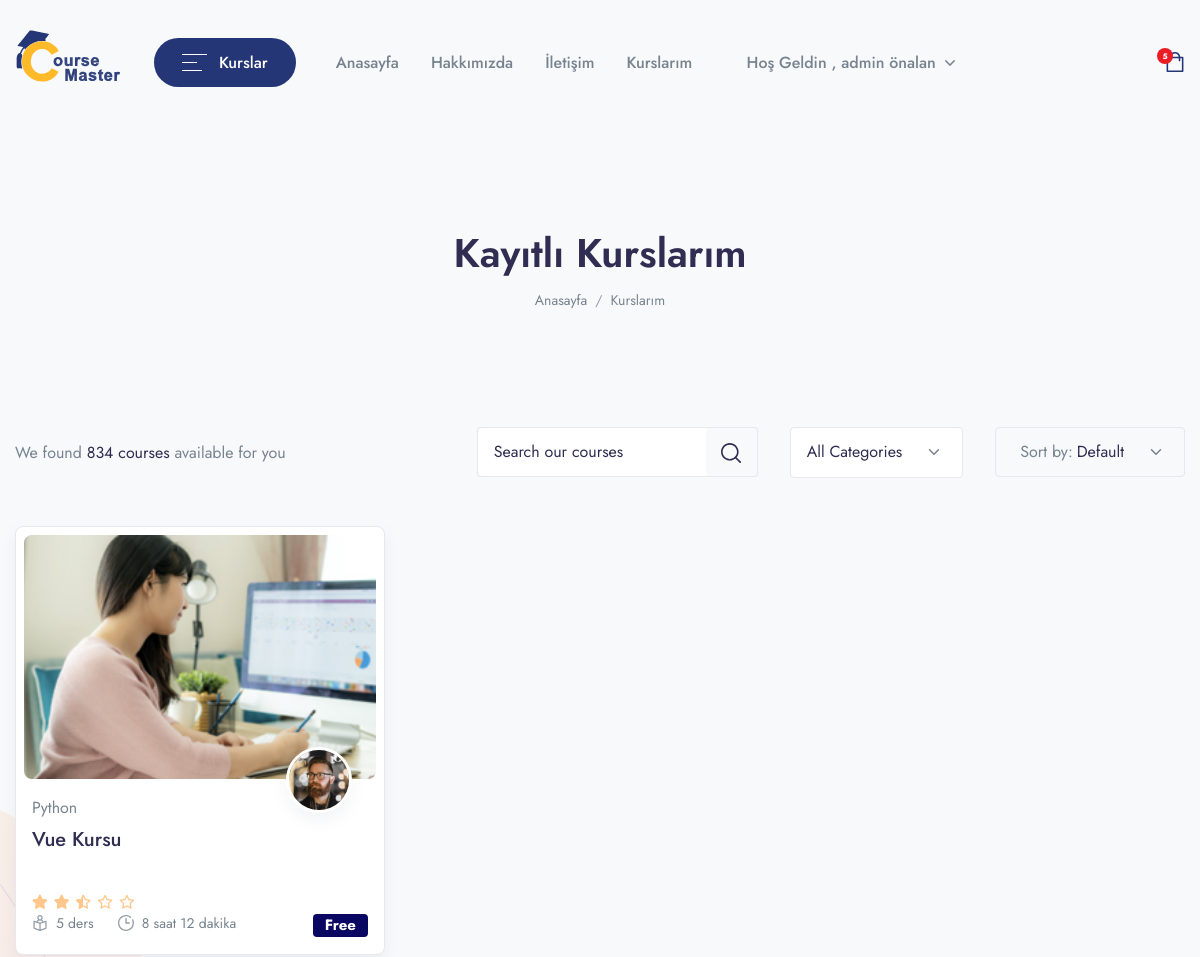
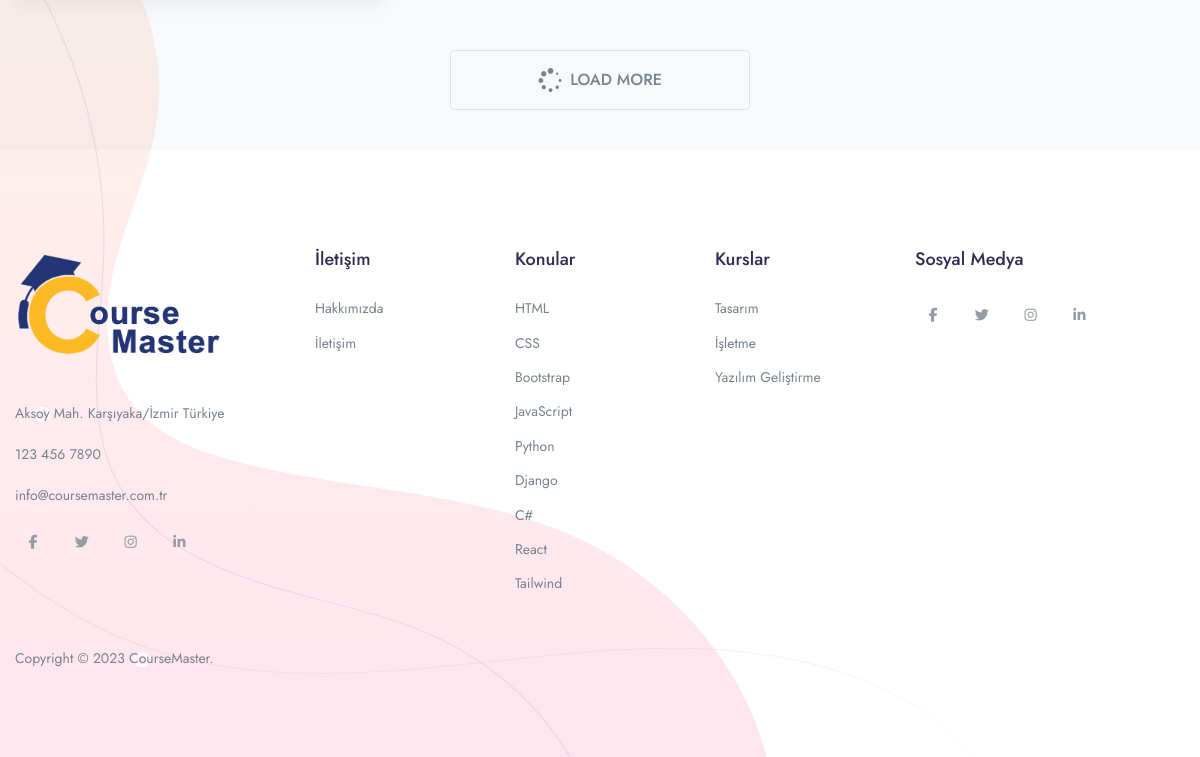
/my-course (signed in), run on an earlier commit of the app's database (2 pictures, top to bottom).
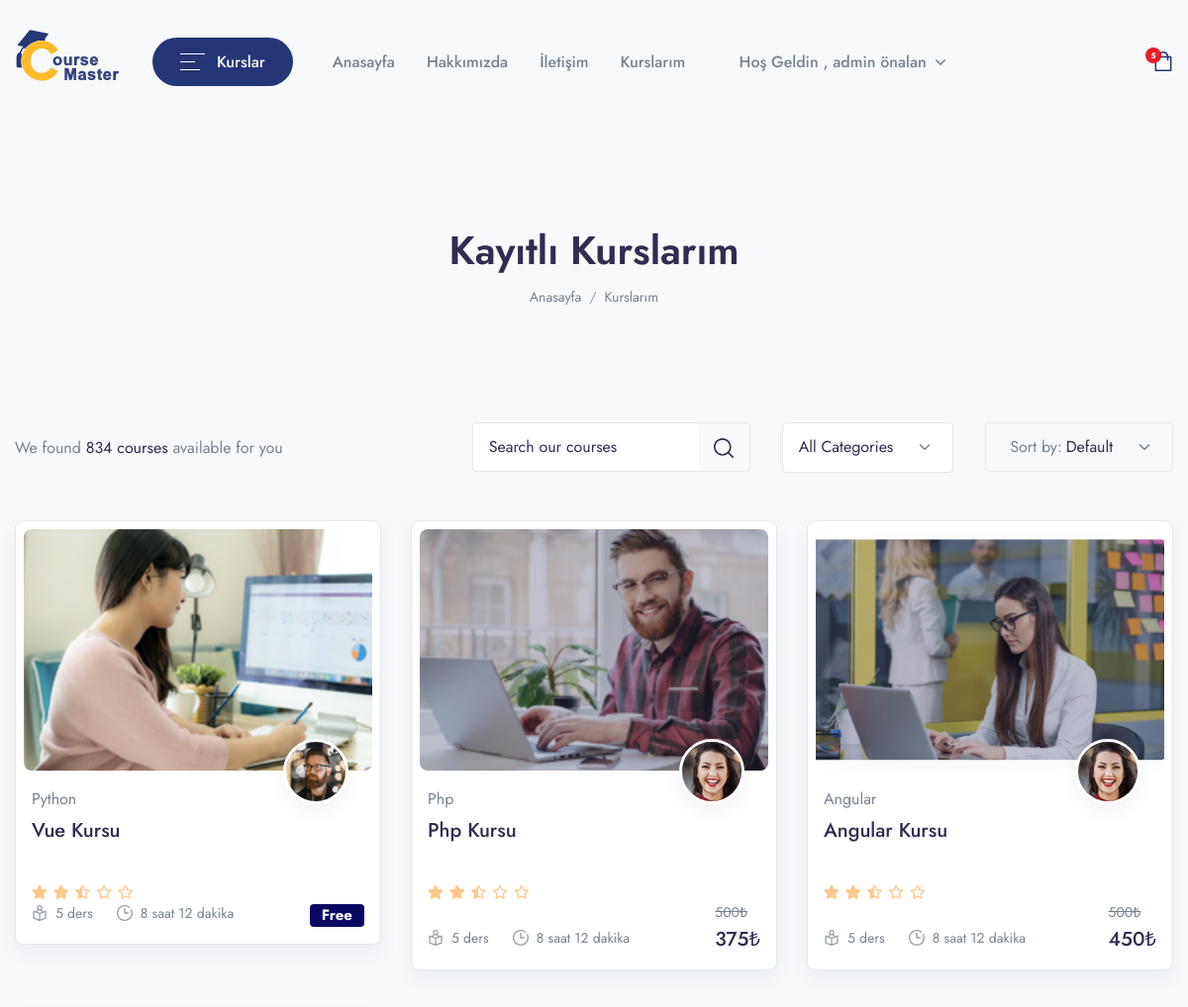
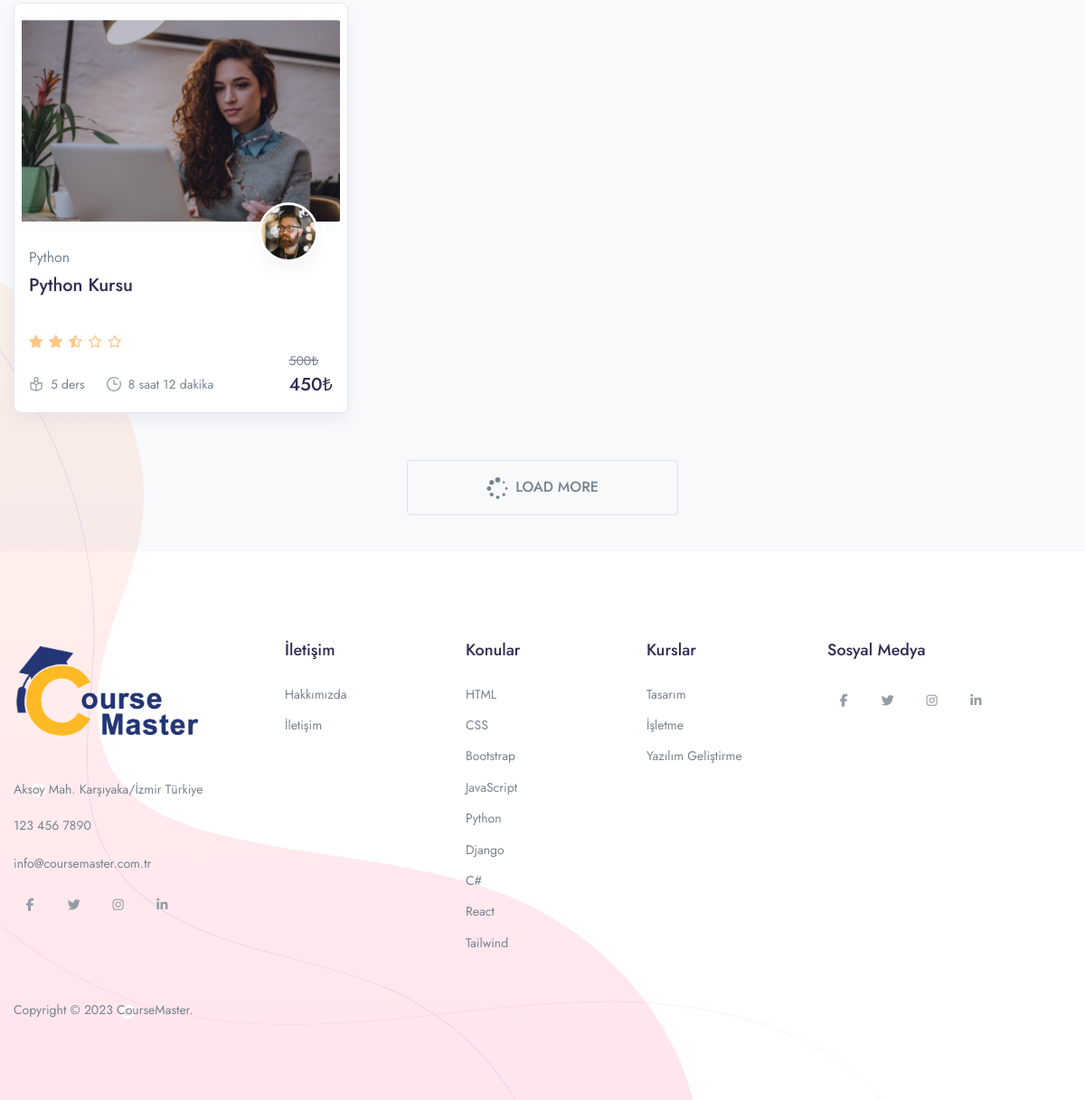
And on a later commit of the database (2 pictures, top to bottom).
### app/models.py (models this page shows, shortened)
class UserCource(models.Model):
    user=models.ForeignKey(User,on_delete=models.CASCADE)
    course=models.ForeignKey(Course,on_delete=models.CASCADE)
    paid=models.BooleanField(default=0)
    date=models.DateTimeField(auto_now_add=True)

class Course(models.Model):
    STATUS = (
        ('PUBLISH','PUBLISH'),
        ('DRAFT','DRAFT'),
    )
    featured_image = models.ImageField(upload_to="Media/featured_img",null=True)
    featured_video = models.CharField(max_length = 300, null=True)
    title = models.CharField(max_length=500)
    created_at = models.DateField(auto_now_add=True)
    author = models.ForeignKey(Author,on_delete=models.CASCADE,null=True)
    category =models.ForeignKey(Categories,on_delete=models.CASCADE)
    level=models.ForeignKey(Level,on_delete=models.CASCADE,null=True)
    description = models.TextField()
    price = models.IntegerField(null=True,default=0)
    discount = models.IntegerField(null=True)
    language=models.ForeignKey(Language,on_delete=models.CASCADE,null=True)
    Deadline=models.CharField(max_length=100,null=True)
    slug = models.SlugField(default='',max_length=500,null=True,blank=True)
    status=models.CharField(choices=STATUS,max_length=100,null=True)
    Certificate=models.CharField(null=True,max_length=100)

class Author(models.Model):
    author_profile = models.ImageField(upload_to="Media/author")
    name = models.CharField(max_length=100, null=True)
    about_author = models.TextField()

class Categories(models.Model):
    icon = models.CharField(max_length=200,null=True)
    name = models.CharField(max_length=200)

### CourseMasterApp/views.py (the view)
# urls.py: path('my-course',views.MY_COURSE,name='my_course'),
def MY_COURSE(request):
    course = UserCource.objects.filter(user = request.user)
    context = {
        'course': course
    }
    return render(request, 'course/my-course.html',context)

### templates/course/my-course.html (shortened to what this page needs)
{% extends 'base.html' %} {% block title %}Benim Kurslarım {% endblock %}
{% load course_tags %}
{%block content %}
<header class="py-8 py-md-11" style="background-image: none">
  <div class="container text-center py-xl-2">
    <h1 class="display-4 fw-semi-bold mb-0">Kayıtlı Kurslarım</h1>
    <nav aria-label="breadcrumb">
      <ol class="breadcrumb breadcrumb-scroll justify-content-center">
        <li class="breadcrumb-item">
          <a class="text-gray-800" href="{% url 'home' %}"> Anasayfa </a>
        </li>
        <li class="breadcrumb-item text-gray-800 active" aria-current="page">
          Kurslarım
        </li>
      </ol>
    </nav>
  </div>
</header>
<div class="container mb-6 mb-xl-8 z-index-2">
  <div class="d-xl-flex align-items-center">
    <p class="mb-xl-0">
      We found <span class="text-dark">834 courses</span> available for you
    </p>
    <div class="ms-xl-auto d-xl-flex flex-wrap">
      <div class="mb-4 mb-xl-0 ms-xl-6">
        <form class="">
          <div class="input-group input-group-filter">
            <input
              class="form-control form-control-sm placeholder-dark border-end-0 shadow-none"
              type="search"
              placeholder="Search our courses"
              aria-label="Search"
            />
            <div class="input-group-append">
              <button
                class="btn btn-sm btn-outline-white border-start-0 text-dark bg-transparent"
                type="submit"
              >
              </button>
            </div>
          </div>
        </form>
      </div>
      <div class="mb-4 mb-xl-0 ms-xl-6">
        <select
          class="form-select form-select-sm text-dark shadow-none dropdown-menu-end"
          data-choices
        >
          <option>All Categories</option>
        </select>
      </div>
      <div class="mb-4 mb-xl-0 ms-xl-6">
        <div
          class="border rounded d-flex align-items-center choices-label h-50p"
        >
          <span class="ps-5">Sort by:</span>
          <select
            class="form-select form-select-sm text-dark border-0 ps-1 bg-transparent flex-grow-1 shadow-none dropdown-menu-end"
            data-choices
          >
            <option>Default</option>
          </select>
        </div>
      </div>
    </div>
  </div>
</div>
<div class="container pb-4 pb-xl-7">
  <div class="row row-cols-md-2 row-cols-xl-3 mb-6 mb-xl-3">
    {% for i in course %}
    <div
      class="col-md pb-4 pb-md-7"
    >
      <div class="card border shadow p-2 rounded-lg sk-fade">
        <div class="card-zoom position-relative">
          <a
            href="{{i.get_absolute_url}}"
            class="card-img sk-thumbnail img-ratio-9 d-block"
          >
            <img
              class="rounded shadow-light-lg"
              src="{{i.course.featured_image}}"
              alt="..."
            />
          </a>
        </div>
        <div class="card-footer px-2 pb-2 mb-1 pt-4 position-relative">
          <a href="{{i.get_absolute_url}}" class="d-block">
            <div
              class="avatar avatar-xl badge-float position-absolute top-0 right-0 mt-n6 me-5 rounded-circle shadow border border-white border-w-lg"
            >
              <img
                src="{{i.course.author.author_profile}}"
                alt="..."
                class="avatar-img rounded-circle"
              />
            </div>
          </a>
          <a href="course-single-v5.html"
            ><span class="mb-1 d-inline-block text-gray-800"
              >{{i.course.category.name}}</span
            ></a
          >
          <div class="position-relative">
            <a href="{{i.get_absolute_url}}" class="d-block stretched-link">
              <h4
                class="line-clamp-2 h-md-48 h-lg-58 me-md-6 me-lg-10 me-xl-4 mb-2"
              >
                {{i.course.title}}
              </h4>
            </a>
            <div class="d-lg-flex align-items-end flex-wrap mb-n1">
              <div class="star-rating mb-2 mb-lg-0 me-lg-3">
                <div class="rating" style="width: 50%"></div>
              </div>
            </div>
            <div class="row mx-n2 align-items-end">
              <div class="col px-2">
                <ul class="nav mx-n3">
                  <li class="nav-item px-3">
                    <div class="d-flex align-items-center">
                      <div class="me-2 d-flex icon-uxs text-secondary">
                      </div>
                      <div class="font-size-sm">5 ders</div>
                    </div>
                  </li>
                  <li class="nav-item px-3">
                    <div class="d-flex align-items-center">
                      <div class="me-2 d-flex icon-uxs text-secondary">
                      </div>
                      <div class="font-size-sm">8 saat 12 dakika</div>
                    </div>
                  </li>
                </ul>
              </div>
              {% if i.course.price == 0 %}
              <div class="col-auto px-2 text-right">
                <ins class="h4 mb-0 d-block mb-lg-n1">
                  <span class="badge badge-primary">Free</span>
                </ins>
              </div>
              {% else %}
              <div class="col-auto px-2 text-right">
                <del class="font-size-sm">{{i.course.price}}₺</del>
                <ins class="h4 mb-0 d-block mb-lg-n1">{% discount_calculation i.course.price i.course.discount %}₺</ins>
              </div>
              {% endif %}
            </div>
          </div>
        </div>
      </div>
    </div>
    {% endfor %}
  </div>
  <div class="text-center">
    <a
      class="btn btn-outline-white mw-300p d-flex mx-auto read-more"
      data-bs-toggle="collapse"
      href="#loadcollapseExample"
      role="button"
      aria-expanded="false"
      aria-controls="loadcollapseExample"
    >
      <span class="d-inline-flex mx-auto align-items-center more">
        <span class="ms-2">LOAD MORE</span>
      </span>
    </a>
  </div>
</div>
{% endblock %}

### templates/components/header.html (shortened to what this page needs)
{% load static %}
<header class="navbar navbar-expand-xl navbar-light">
  <div class="container container-wd">
    <a class="navbar-brand ms-0" href="/">
      <img
        src="{% static 'assets/img/coursemaster-logo.svg' %}"
        class="navbar-brand-img"
        alt="Course Master"
      />
    </a>
    <ul class="navbar-nav navbar-vertical ms-xl-4 d-none d-xl-flex">
      <li class="nav-item dropdown">
        <a
          class="nav-link pb-4 mb-n4 px-0 pt-0"
          id="navbarVerticalMenu"
          data-bs-toggle="dropdown"
          href="#"
          aria-haspopup="true"
          aria-expanded="false"
        >
          <div
            class="rounded-pill py-3 px-5 d-flex align-items-center"
            style="background-color: #243675"
          >
            <div class="me-3 ms-1 d-flex text-white">
              <svg
                width="25"
                height="17"
                viewBox="0 0 25 17"
                xmlns="http://www.w3.org/2000/svg"
              >
                <rect width="25" height="1" fill="currentColor" />
                <rect y="8" width="15" height="1" fill="currentColor" />
                <rect y="16" width="20" height="1" fill="currentColor" />
              </svg>
            </div>
            <span class="text-white fw-medium me-1">Kurslar</span>
          </div>
        </a>
      </li>
    </ul>
    <div class="collapse navbar-collapse z-index-lg" id="navbarCollapse">
      <ul class="navbar-nav ms-5">
        <li class="nav-item dropdown dropdown-full-width">
          <a href="{% url 'home' %}" class="nav-link px-xl-4">
            <span>Anasayfa</span>
          </a>
        </li>
        <li class="nav-item dropdown dropdown-full-width">
          <a href="{% url 'about_us' %}" class="nav-link px-xl-4">
            <span>Hakkımızda</span>
          </a>
        </li>
        <li class="nav-item dropdown dropdown-full-width">
          <a href="{% url 'contact_us' %}" class="nav-link px-xl-4">
            <span>İletişim</span>
          </a>
        </li>
        <li class="nav-item dropdown dropdown-full-width">
          <a href="{% url 'my_course' %}" class="nav-link px-xl-4">
            <span>Kurslarım</span>
          </a>
        </li>
      {% if user.is_authenticated and user.first_name == '' %}
      <li class="nav-item dropdown border-0 px-1 px-md-3">
          <a class="nav-link dropdown-toggle" id="user" data-bs-toggle="dropdown" href="#" aria-haspopup="true" aria-expanded="false">
            Hoş Geldin, {{user.username}}
         </a>
         <ul class="dropdown-menu border-xl shadow-none" aria-labelledby="user">
             <li class="dropdown-item">
                 <a class="dropdown-link active" href="{% url 'profile' %}">
                     Hesap
                 </a>
             </li>
             <li class="dropdown-item">
                 <a class="dropdown-link" href="">
                     Enrolled Courses
                 </a>
             </li>
             <li class="dropdown-item">
                 <a href="{% url 'logout' %}" class="dropdown-link">
                     Logout
                 </a>
             </li>
         </ul>
     </li>
     {% elif user.is_authenticated %}
      <li class="nav-item dropdown border-0 px-1 px-md-3">
          <a class="nav-link dropdown-toggle" id="user" data-bs-toggle="dropdown" href="#" aria-haspopup="true" aria-expanded="false">
            Hoş Geldin , {{user.first_name}}&nbsp;{{user.last_name}}
         </a>
     </li>
     {% endif %}
     </ul>
 </div>
    <ul class="navbar-nav flex-row ms-auto ms-xl-0 me-n2 me-md-n4">
      <li class="nav-item border-0 px-0">
        <a
          href="#"
          class="nav-link d-flex px-3 px-md-4 position-relative icon-xs"
          style="color: #243675"
          data-bs-toggle="modal"
          data-bs-target="#cartModal"
        >
          <span
            class="badge badge-alizarin rounded-circle fw-bold badge-float mt-n1 ms-n2 px-0 w-16"
            style="font-size: 8px"
            >5</span
          >
        </a>
      </li>
    </ul>
  </div>
</header>

What changed in the data, as far as the page shows it:
added UserCource: course.featured_image (picture), course.author.author_profile (picture), course.category.name "Php", course "Php Kursu", course.price "500", course.discount "375"
added UserCource: course.featured_image (picture), course.author.author_profile (picture), course.category.name "Angular", course "Angular Kursu", course.price "500", course.discount "450"
added UserCource: course.featured_image (picture), course.author.author_profile (picture), course.category.name "Python", course "Python Kursu", course.price "500", course.discount "450"
